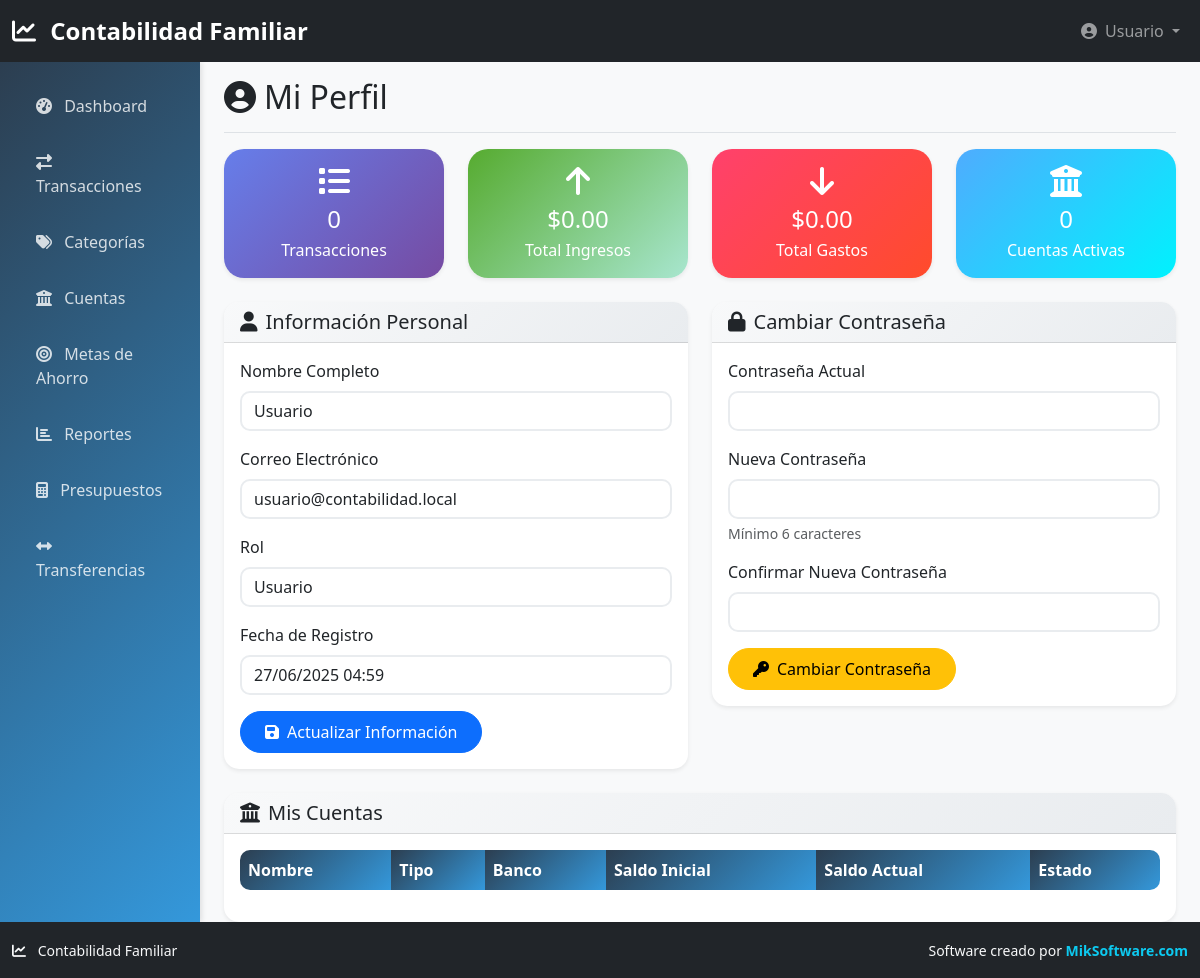
Page /perfil.php (signed in) on the earlier database version.
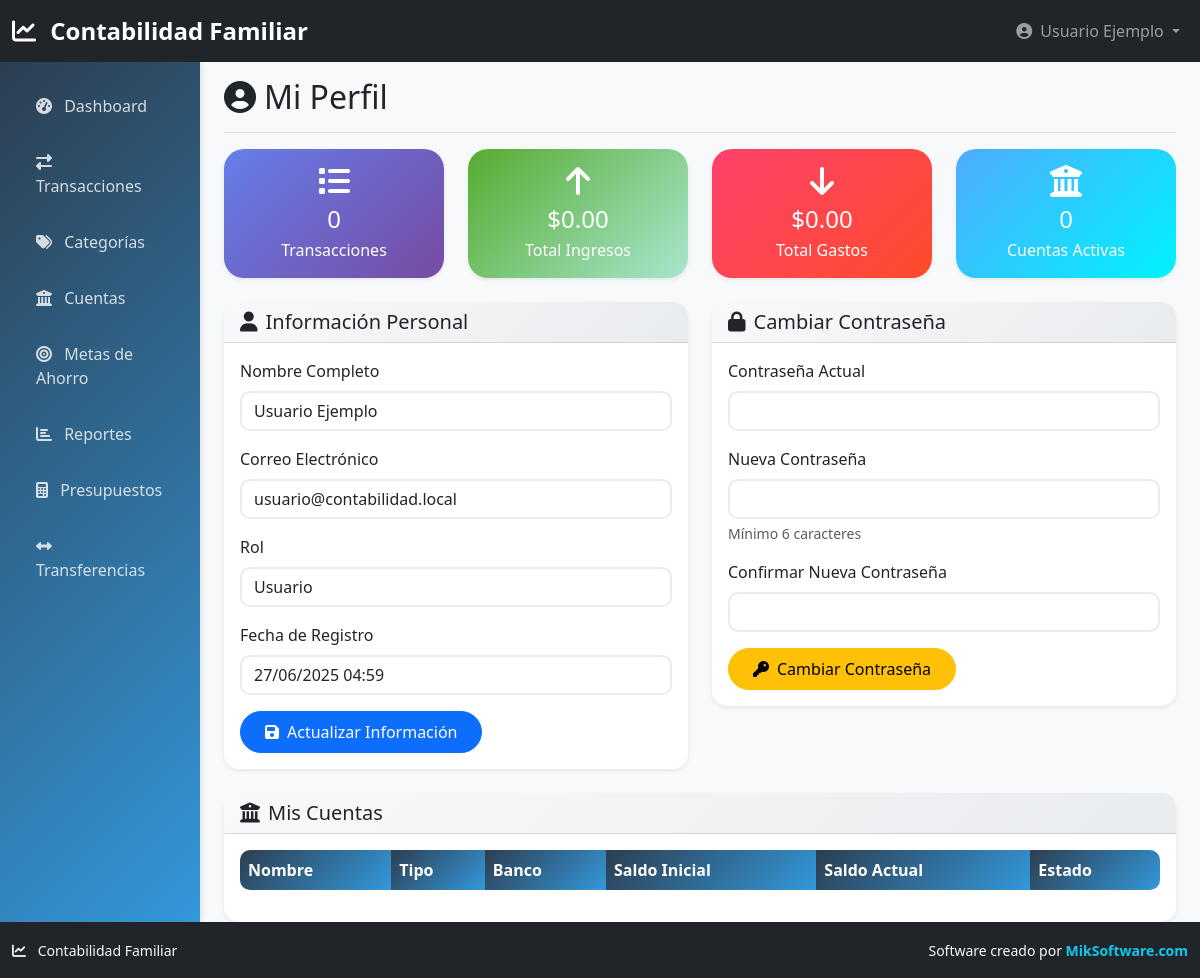
Same page on the later database version.
### tables this page shows
CREATE TABLE usuarios (
    id INT AUTO_INCREMENT PRIMARY KEY,
    nombre VARCHAR(100) NOT NULL,
    email VARCHAR(150) UNIQUE NOT NULL,
    password VARCHAR(255) NOT NULL,
    role ENUM('admin', 'usuario') DEFAULT 'usuario',
    activo BOOLEAN DEFAULT TRUE,
    created_at TIMESTAMP DEFAULT CURRENT_TIMESTAMP,
    updated_at TIMESTAMP DEFAULT CURRENT_TIMESTAMP ON UPDATE CURRENT_TIMESTAMP
);

### config/database.php (called while the page is built, shortened)
<?php
class Database {
    private $connection;
    public function __construct() {
        try {
            $dsn = "mysql:host=" . DB_HOST . ";dbname=" . DB_NAME . ";charset=" . DB_CHARSET;
            $this->connection = new PDO($dsn, DB_USER, DB_PASS, [
                PDO::ATTR_ERRMODE => PDO::ERRMODE_EXCEPTION,
                PDO::ATTR_DEFAULT_FETCH_MODE => PDO::FETCH_ASSOC,
                PDO::ATTR_EMULATE_PREPARES => false,
            ]);
            $this->connection->exec("SET NAMES 'utf8mb4' COLLATE 'utf8mb4_unicode_ci'");
            $this->connection->exec("SET collation_connection = 'utf8mb4_unicode_ci'");
        } catch (PDOException $e) {
            die("Error de conexión: " . $e->getMessage());
        }
    }
    public function query($sql, $params = []) {
        $stmt = $this->connection->prepare($sql);
        $stmt->execute($params);
        return $stmt;
    }
    public function fetch($sql, $params = []) {
        $stmt = $this->query($sql, $params);
        return $stmt->fetch();
    }
}
$db = new Database();
?>

### perfil.php (the view, shortened to what the changed rows need)
<?php
require_once 'config/database.php';
$usuario = $db->fetch(
    "SELECT * FROM usuarios WHERE id = ?",
    [$_SESSION['user_id']]
);
require_once 'includes/header.php';
?>
<div class="container-fluid">
    <div class="row">
        <main class="col-md-9 ms-sm-auto col-lg-10 px-md-4">
            <div class="d-flex justify-content-between flex-wrap flex-md-nowrap align-items-center pt-3 pb-2 mb-3 border-bottom">
                <h1 class="h2"><i class="fas fa-user-circle me-2"></i>Mi Perfil</h1>
            </div>
            <div class="row">
                <div class="col-md-6">
                    <div class="card">
                        <div class="card-body">
                            <form method="POST">
                                <div class="mb-3">
                                    <label for="nombre" class="form-label">Nombre Completo</label>
                                    <input type="text" class="form-control" name="nombre" id="nombre"
                                           value="<?php echo htmlspecialchars($usuario['nombre']); ?>" required>
                                </div>
                                <div class="mb-3">
                                    <label for="email" class="form-label">Correo Electrónico</label>
                                    <input type="email" class="form-control" name="email" id="email"
                                           value="<?php echo htmlspecialchars($usuario['email']); ?>" required>
                                </div>
                                <div class="mb-3">
                                    <label class="form-label">Rol</label>
                                    <input type="text" class="form-control" value="<?php echo ucfirst($usuario['role']); ?>" readonly>
                                </div>
                                <div class="mb-3">
                                    <label class="form-label">Fecha de Registro</label>
                                    <input type="text" class="form-control"
                                           value="<?php echo date('d/m/Y H:i', strtotime($usuario['created_at'])); ?>" readonly>
                                </div>
                            </form>
                        </div>
                    </div>
                </div>
            </div>
            <div class="row mt-4">
                <div class="col-12">
                    <div class="card">
                        <div class="card-body">
                            <div class="table-responsive">
                                <table class="table table-hover">
                                    <thead>
                                        <tr>
                                            <th>Nombre</th>
                                            <th>Tipo</th>
                                            <th>Banco</th>
                                            <th>Saldo Inicial</th>
                                            <th>Saldo Actual</th>
                                            <th>Estado</th>
                                        </tr>
                                    </thead>
                                </table>
                            </div>
                        </div>
                    </div>
                </div>
            </div>
        </main>
    </div>
</div>
<?php require_once 'includes/footer.php'; ?>

### includes/header.php (shortened to what the changed rows need)
<!DOCTYPE html>
<html lang="es">
<head>
    <link href="https://cdn.jsdelivr.net/npm/bootstrap@5.3.0/dist/css/bootstrap.min.css" rel="stylesheet">
    <link rel="stylesheet" href="https://cdnjs.cloudflare.com/ajax/libs/font-awesome/6.4.0/css/all.min.css">
</head>
<body><?php if (isset($_SESSION['user_id'])): ?>
    <nav class="navbar navbar-expand-lg navbar-dark bg-dark">
        <div class="container-fluid">
            <a class="navbar-brand" href="dashboard.php">
                <i class="fas fa-chart-line me-2"></i>
                Contabilidad Familiar
            </a>
            <div class="collapse navbar-collapse" id="navbarNav">
                <ul class="navbar-nav ms-auto">
                    <li class="nav-item dropdown">
                        <a class="nav-link dropdown-toggle" href="#" role="button" data-bs-toggle="dropdown">
                            <i class="fas fa-user-circle me-1"></i>
                            <?php echo htmlspecialchars($_SESSION['user_name']); ?>
                        </a>
                    </li>
                </ul>
            </div>
        </div>
    </nav>
<?php endif; ?>

Differences in the rows shown:
changed usuarios "usuario@contabilidad.local": nombre "Usuario" → "Usuario Ejemplo"
Other differences:
$_SESSION['user_name']: "Usuario" → "Usuario Ejemplo"
